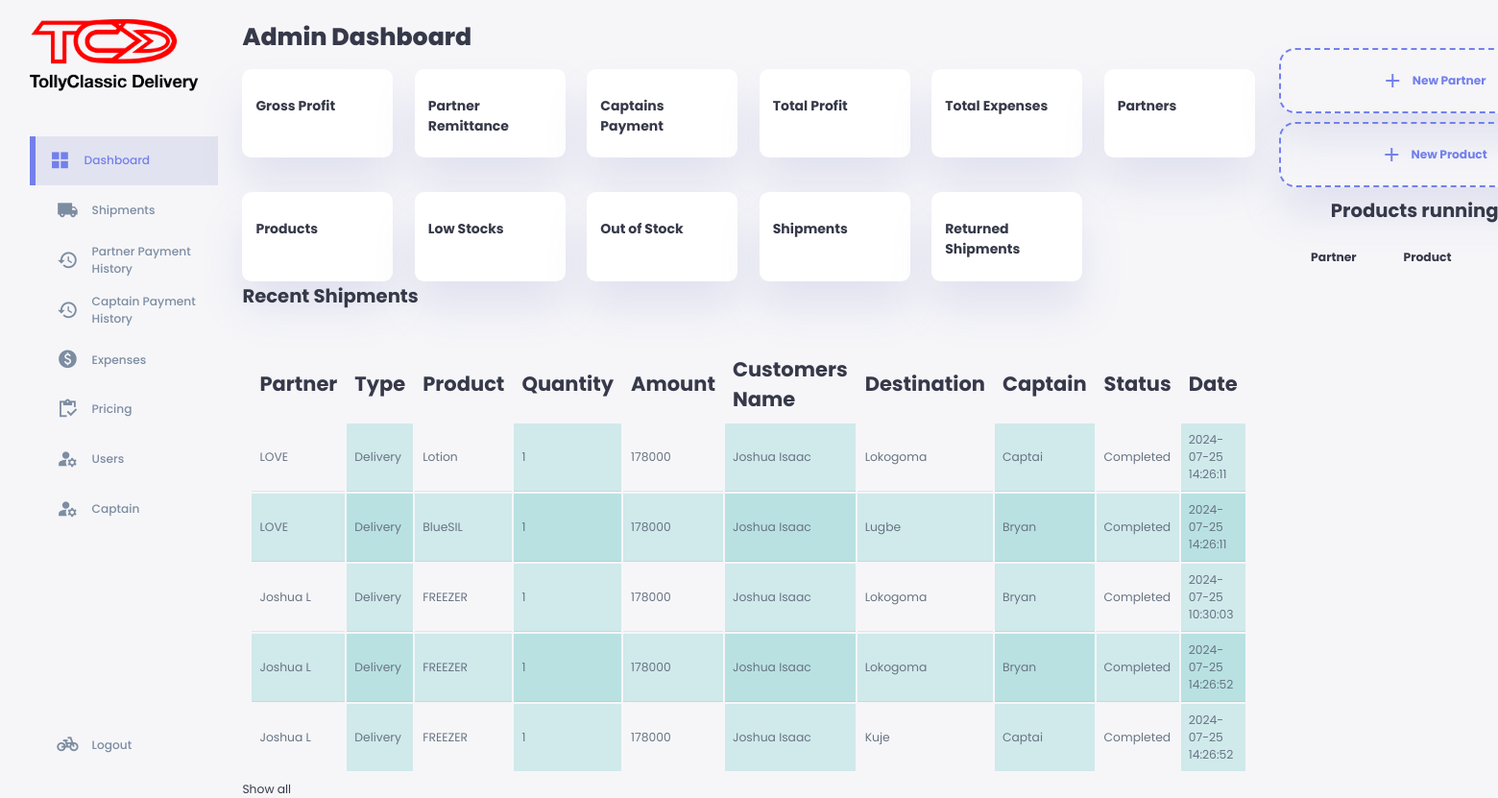
/abojuto/index.php, run on an earlier commit of the app's database.
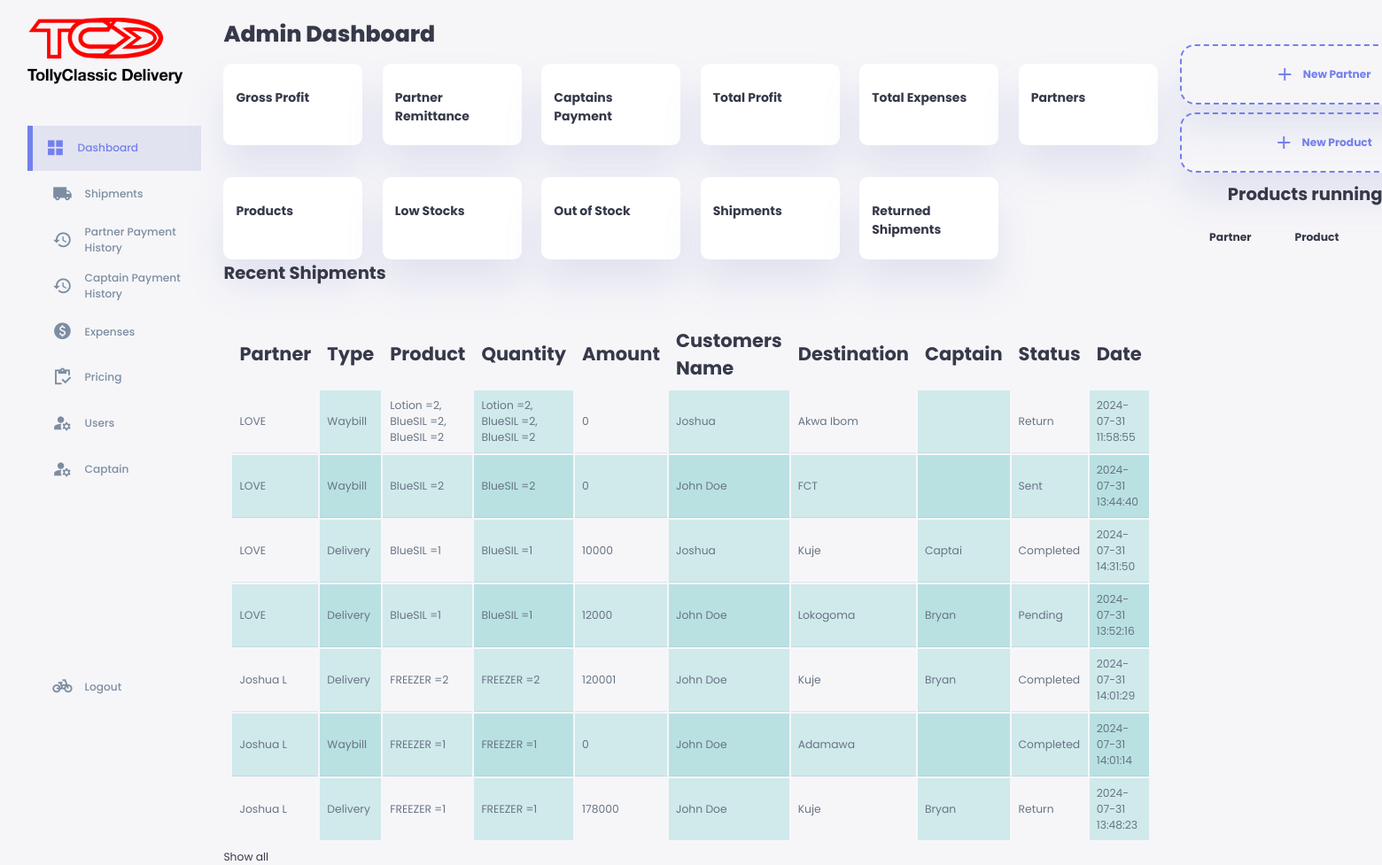
And on a later commit of the database.
### tables this page shows
CREATE TABLE `gbigbe` (
  `id` int(11) NOT NULL,
  `partner` varchar(100) NOT NULL,
  `shipmentType` varchar(100) NOT NULL,
  `product` varchar(255) NOT NULL,
  `availableUnit` varchar(100) NOT NULL,
  `quantity` varchar(100) NOT NULL,
  `unitPrice` varchar(100) NOT NULL,
  `amount` int(100) NOT NULL,
  `customersName` varchar(100) NOT NULL,
  `SOD` varchar(100) NOT NULL,
  `destination` varchar(100) NOT NULL,
  `customerContact` varchar(100) NOT NULL,
  `captain` varchar(100) NOT NULL,
  `status` varchar(100) NOT NULL,
  `paymentMethod` varchar(100) NOT NULL,
  `date` timestamp NOT NULL DEFAULT current_timestamp() ON UPDATE current_timestamp(),
  `accCaptain` varchar(100) NOT NULL,
  `accPartner` varchar(100) NOT NULL,
  `partnerReward` varchar(100) NOT NULL,
  `deliveryFee` varchar(100) NOT NULL,
  `riderReward` varchar(100) NOT NULL,
  `profitReward` varchar(100) NOT NULL,
  `partnerPayStatus` varchar(100) NOT NULL,
  `captainPayStatus` varchar(100) NOT NULL,
  `returnReason` varchar(255) NOT NULL,
  `payID` varchar(100) NOT NULL,
  `payID1` varchar(255) NOT NULL
);

### abojuto/index.php (the view, shortened to what this page needs)
<!DOCTYPE html>
<html lang="en">
<head>
    <link rel="stylesheet" href="css/style.css">
</head>
<body>
    <div class="container">
        <aside>
            <div class="top">
                <div class="logo">
                    <img src="./images/logo.png">
                </div>
            </div>
            <div class="sideBar">
                <a href="index.php" class="active">
                    <span class="material-icons-sharp">grid_view</span>
                    <h3>Dashboard</h3>
                </a>
                <a href="records.php">
                    <span class="material-icons-sharp">local_shipping</span>
                    <h3>Shipments</h3>
                </a>
                <a href="sisanwo.php">
                    <span class="material-icons-sharp">history</span>
                    <h3>Partner Payment History</h3>
                </a>
                <a href="sisanwokeji.php">
                    <span class="material-icons-sharp">history</span>
                    <h3>Captain Payment History</h3>
                </a>
                <a href="inawo.php">
                    <span class="material-icons-sharp">paid</span>
                    <h3>Expenses</h3>
                </a>
                <a href="ninan.php">
                    <span class="material-icons-sharp">inventory</span>
                    <h3>Pricing</h3>
                </a>
                <a href="newUser.php">
                    <span class="material-icons-sharp">manage_accounts</span>
                    <h3>Users</h3>
                </a>
                <a href="newCaptain.php">
                    <span class="material-icons-sharp">manage_accounts</span>
                    <h3>Captain</h3>
                </a>
                <a href="../logout.php">
                    <span class="material-icons-sharp">pedal_bike</span>
                    <h3>Logout</h3>
                </a>
            </div>
        </aside>
        <main>
            <h1>Admin Dashboard</h1>
            <div class="insight">
                <div class="sales">
                    <div class="middle">
                        <div class="left">
                            <h3>Gross Profit</h3>
                        </div>
                    </div>
                </div>
                <div class="income">
                    <div class="middle">
                        <div class="left">
                            <h3>Partner Remittance</h3>
                        </div>
                    </div>
                </div>
                <div class="expensis">
                    <div class="middle">
                        <div class="left">
                            <h3>Captains Payment</h3>
                        </div>
                    </div>
                </div>
                <div class="expensis">
                    <div class="middle">
                        <div class="left">
                            <h3>Total Profit</h3>
                        </div>
                    </div>
                </div>
                <div class="expensis">
                    <div class="middle">
                        <div class="left">
                            <h3>Total Expenses</h3>
                        </div>
                    </div>
                </div>
                <div class="sales">
                    <div class="middle">
                        <div class="left">
                            <h3>Partners</h3>
                        </div>
                    </div>
                </div>
                <div class="income">
                    <div class="middle">
                        <div class="left">
                            <h3>Products</h3>
                        </div>
                    </div>
                </div>
                <div class="expensis">
                    <div class="middle">
                        <div class="left">
                            <h3>Low Stocks</h3>
                        </div>
                    </div>
                </div>
                <div class="expensis">
                    <div class="middle">
                        <div class="left">
                            <h3>Out of Stock</h3>
                        </div>
                    </div>
                </div>
                <div class="expensis">
                    <div class="middle">
                        <div class="left">
                            <h3>Shipments</h3>
                        </div>
                    </div>
                </div>
                <div class="expensis">
                    <div class="middle">
                        <div class="left">
                            <h3>Returned Shipments</h3>
                        </div>
                    </div>
                </div>
            </div>
            <h2>Recent Shipments</h2>
            <div class="spacer"></div>
            <table style="width: 100%;">
                <thead>
                    <tr>
                        <th>Partner</th>
                        <th>Type</th>
                        <th>Product</th>
                        <th>Quantity</th>
                        <th>Amount</th>
                        <th>Customers Name</th>
                        <th>Destination</th>
                        <th>Captain</th>
                        <th>Status</th>
                        <th>Date</th>
                    </tr>
                </thead>
                <tbody id="table-body">
                    <?php
                        require '../config.php';
                        $query = mysqli_query($conn, "SELECT partner, shipmentType, product, quantity, unitPrice, amount, customersName, destination, customerContact, captain, status, paymentMethod, date  FROM gbigbe ORDER BY partner DESC LIMIT 10");
                        while ($row = mysqli_fetch_array($query)) {
                            $partner = $row['partner'];
                            $shipmentType = $row['shipmentType'];
                            $product = $row['product'];
                            $quantity = $row['quantity'];
                            $amount = $row['amount'];
                            $customersName = $row['customersName'];
                            $destination = $row['destination'];
                            $captain = $row['captain'];
                            $status = $row['status'];
                            $date = $row['date'];
                            ?>
                    <tr>
                        <td><?php echo $partner; ?></td>
                        <td><?php echo $shipmentType; ?></td>
                        <td><?php echo $product; ?></td>
                        <td><?php echo $quantity; ?></td>
                        <td><?php echo $amount; ?></td>
                        <td><?php echo $customersName; ?></td>
                        <td><?php echo $destination; ?></td>
                        <td><?php echo $captain; ?></td>
                        <td><?php echo $status; ?></td>
                        <td><?php echo $date; ?></td>
                    </tr>
                    <?php } ?>
                </tbody>
            </table>
            <a href="records.php">Show all</a>
        </main>
        <div class="right">
            <div class="top">
            </div>
            <div class="sales-analytics">
                <a href="newalabasepo.php">
                    <div class="item add-product">
                        <div>
                            <span class="material-icons-sharp">add</span>
                            <h3>New Partner</h3>
                        </div>
                    </div>
                </a>
                <a href="ojatitun.php">
                    <div class="item add-product">
                        <div>
                            <span class="material-icons-sharp">add</span>
                            <h3>New Product</h3>
                        </div>
                    </div>
                </a>
                <span>
                    <center>
                        <h2>Products running low</h2>
                    </center>
                </span>
                <table style="width: 100%;">
                    <thead>
                        <tr>
                            <th>Partner</th>
                            <th>Product</th>
                            <th>Quantity</th>
                        </tr>
                    </thead>
                </table>
                <div class="item-online">
                    <div class="right">
                        <table style="width: 100%;" class="due_client">
                        </table>
                    </div>
                </div>
            </div>
        </div>
    </div>
</body>
</html>

### abojuto/css/style.css (style rules this page uses)
:root { --color-primary: #7380ec; --color-compel: #ff7782; --color-success: #41f1b6; --color-warning: #ffbb55; --color-white: #fff; --color-info-dark: #7d8da1; --color-info-light: #dce1eb; --color-dark: #363949; --color-light: rgba(132, 139, 200,0.18); --col5or-primary-variant: #111e88; --color-dark-variant: #677483; --color-background: #f6f6f9; --card-border-radius: 0.7rem; --border-radius-1: 0.4rem; --border-radius-2: 0.8rem; --border-radius-3: 1.2rem; --card-padding: 1rem; --padding-1: 1.2rem; --box-shadow:0 2rem 3rem var(--color-light); }
* { margin: 0; padding: 0; outline: 0; appearance: none; border: 0; text-decoration: none; list-style: none; box-sizing: border-box; }
html { font-size: 14px; }
body { width: 100vw; height: 100vh; font-family: poppins, sans-serif; font-size: 0.88rem; background: var(--color-background); user-select: none; overflow-x: hidden; color: var(--color-dark); }
.container { display: grid; width: 96%; margin: 0 auto; gap: 1.8rem; grid-template-columns: 14rem auto 23rem; }
a { color:var(--color-dark); }
img { display: block; width: 100%; }
h1 { font-weight: 800; font-size: 1.8rem; }
h2 { font-size:1.4rem; }
h3 { font-size: 0.87rem; }
aside { height: 100vh; }
aside .top { display: flex; align-items: center; justify-content: space-between; margin-top: 1.4rem; }
aside .logo { display: flex; gap: 0.8rem; }
aside .logo img { width: 180px; height: 80px; }
aside .sideBar { display: flex; flex-direction: column; height: 86vh; position: relative; top: 3rem; }
aside h3 { font-weight: 500; }
aside .sideBar a { display: flex; color: var(--color-info-dark); margin-left: 2rem; gap: 1rem; align-items: center; position: relative; height: 3.7rem; transition: all 300ms ease; }
aside .sideBar a span { font-size: 1.6rem; transition: all 300ms ease; }
aside .sideBar a:last-child { position:absolute; bottom: 2rem; width: 100%; }
aside .sideBar a.active { background: var(--color-light); color: var(--color-primary); margin-left: 0; }
aside .sideBar a.active::before { content: ""; width: 6px; height: 100%; background: var(--color-primary); }
aside .sideBar a.active span { color: var(--color-primary); margin-left: calc(1rem-6px); }
main { margin-top: 1.4rem; }
main .insight { display: grid; grid-template-columns: repeat(6, 1fr); gap: 1.6rem; }
.spacer { height: 2rem; }
main .insight > div { background: var(--color-white); padding: var(--card-padding); border-radius: var(--card-border-radius); margin-top: 1rem; box-shadow: var(--box-shadow); transition: all 300ms ease; }
main .insight > div .middle { display: flex; align-items: center; justify-content: space-between; }
main .insight h3 { margin: 1rem 0 0.6rem; font-size: 1rem; }
main table thead th { text-align: left; font-size: 1.5rem; }
main table tbody td { height: 2.8rem; border-bottom: 1px solid var(--color-light); color: var(--color-dark-variant); }
main table tbody tr:last-child td { border:none; }
.right { margin-top: 1rem; }
.right .top { display: flex; justify-content: end; gap: 2rem; }
.right .sales-analytics { margin-top: 1rem; }
.right .sales-analytics h2 { margin-bottom: 0.5rem; }
.right .sales-analytics .item { background: var(--color-white); display: flex; align-items: center; gap: 1rem ; margin-bottom: 0.7rem; padding: 1.4rem var(--card-padding); border-radius: var(--border-radius-3); box-shadow: var(--box-shadow); transition: all 300ms ease; }
.right .sales-analytics .add-product { background: transparent; border: 2px dashed var(--color-primary); color: var(--color-primary); display: flex; align-items: center; justify-content: center; }
.right .sales-analytics .add-product div { display: flex; align-items: center; gap: 0.6rem; }

### abojuto/index.php (style rules this page uses)
table, th, td { padding: 8px; }
tr:nth-child(even) { background-color: rgba(150, 212, 212, 0.4); }
td:nth-child(even) { background-color: rgba(150, 212, 212, 0.4); }

What changed in the data, as far as the page shows it:
removed gbigbe: partner "LOVE", shipmentType "Delivery", product "Lotion", quantity "1", amount "178000", customersName "Joshua Isaac", destination "Lokogoma", captain "Captai", status "Completed", date "2024-07-25 14:26:11"
removed gbigbe: partner "LOVE", shipmentType "Delivery", product "BlueSIL", quantity "1", amount "178000", customersName "Joshua Isaac", destination "Lugbe", captain "Bryan", status "Completed", date "2024-07-25 14:26:11"
removed gbigbe: partner "Joshua L", shipmentType "Delivery", product "FREEZER", quantity "1", amount "178000", customersName "Joshua Isaac", destination "Lokogoma", captain "Bryan", status "Completed", date "2024-07-25 10:30:03"
removed gbigbe: partner "Joshua L", shipmentType "Delivery", product "FREEZER", quantity "1", amount "178000", customersName "Joshua Isaac", destination "Lokogoma", captain "Bryan", status "Completed", date "2024-07-25 14:26:52"
removed gbigbe: partner "Joshua L", shipmentType "Delivery", product "FREEZER", quantity "1", amount "178000", customersName "Joshua Isaac", destination "Kuje", captain "Captai", status "Completed", date "2024-07-25 14:26:52"
added gbigbe: partner "LOVE", shipmentType "Waybill", product "Lotion =2, BlueSIL =2, BlueSIL =2", quantity "Lotion =2, BlueSIL =2, BlueSIL =2", amount "0", customersName "Joshua", destination "Akwa Ibom", status "Return", date "2024-07-31 11:58:55"
added gbigbe: partner "LOVE", shipmentType "Waybill", product "BlueSIL =2", quantity "BlueSIL =2", amount "0", customersName "John Doe", destination "FCT", status "Sent", date "2024-07-31 13:44:40"
added gbigbe: partner "LOVE", shipmentType "Delivery", product "BlueSIL =1", quantity "BlueSIL =1", amount "10000", customersName "Joshua", destination "Kuje", captain "Captai", status "Completed", date "2024-07-31 14:31:50"
added gbigbe: partner "LOVE", shipmentType "Delivery", product "BlueSIL =1", quantity "BlueSIL =1", amount "12000", customersName "John Doe", destination "Lokogoma", captain "Bryan", status "Pending", date "2024-07-31 13:52:16"
added gbigbe: partner "Joshua L", shipmentType "Delivery", product "FREEZER =2", quantity "FREEZER =2", amount "120001", customersName "John Doe", destination "Kuje", captain "Bryan", status "Completed", date "2024-07-31 14:01:29"
added gbigbe: partner "Joshua L", shipmentType "Waybill", product "FREEZER =1", quantity "FREEZER =1", amount "0", customersName "John Doe", destination "Adamawa", status "Completed", date "2024-07-31 14:01:14"
added gbigbe: partner "Joshua L", shipmentType "Delivery", product "FREEZER =1", quantity "FREEZER =1", amount "178000", customersName "John Doe", destination "Kuje", captain "Bryan", status "Return", date "2024-07-31 13:48:23"
